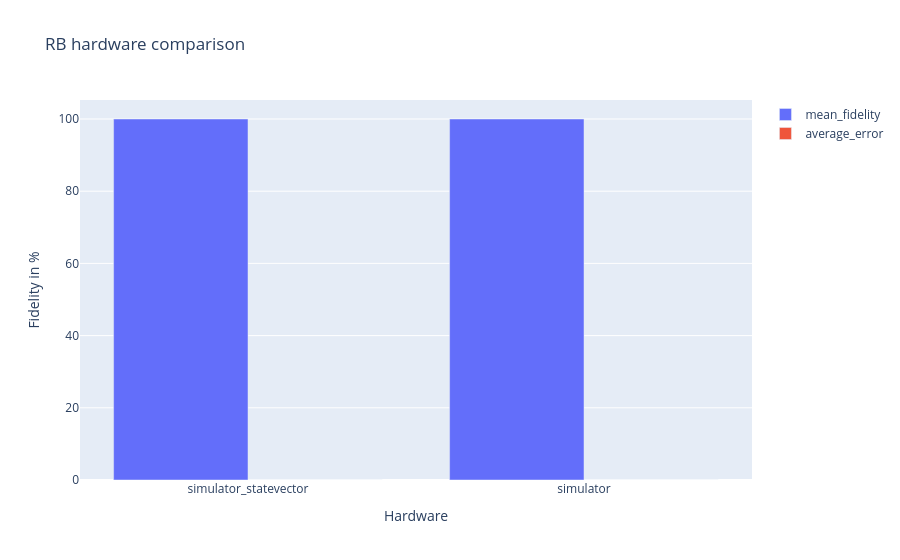

Source (notebook cell):
### Markdown cell above
## 4) Analysis
The final step is to analyze the RB data. While the last two steps were independent of the problem at hand, this part is RB unique. Start by reordering the data, which is given in a 'batch'. For RB analysis, match a program to the number of Clifford gates it represents, hence the `clifford_number_mapping` variable. Then, reorder the data according to the hardware, calling the `RBAnalysis` class to present the hardware comparison histograms.

Note: If the backends are not replaced with real hardware, expect the trivial result of 100% fidelity for both backends.

### Code cell
from classiq.analyzer.rb import RBAnalysis, order_executor_data_by_hardware

mixed_data = tuple(
    zip(
        backend_prefs * len(quantum_programs),
        numbers_of_cliffords * len(backend_names),
        samples_results,
    )
)
rb_analysis_params = order_executor_data_by_hardware(mixed_data=mixed_data)

multiple_hardware_data = RBAnalysis(experiments_data=rb_analysis_params)
total_data = asyncio.run(multiple_hardware_data.show_multiple_hardware_data_async())
fig = multiple_hardware_data.plot_multiple_hardware_results()
fig.show()

### Figure 1 — Plotly figure (JSON) as saved in the notebook; plotly's stock layout.template omitted (floating-point values rounded to 4 significant figures)
{"data": [{"name": "mean_fidelity", "type": "bar", "x": ["simulator_statevector", "simulator"], "y": [100, 100]}, {"name": "average_error", "type": "bar", "x": ["simulator_statevector", "simulator"], "y": [0, 0]}], "layout": {"barmode": "group", "title": {"text": "RB hardware comparison"}, "xaxis": {"title": {"text": "Hardware"}}, "yaxis": {"title": {"text": "Fidelity in %"}}}}
